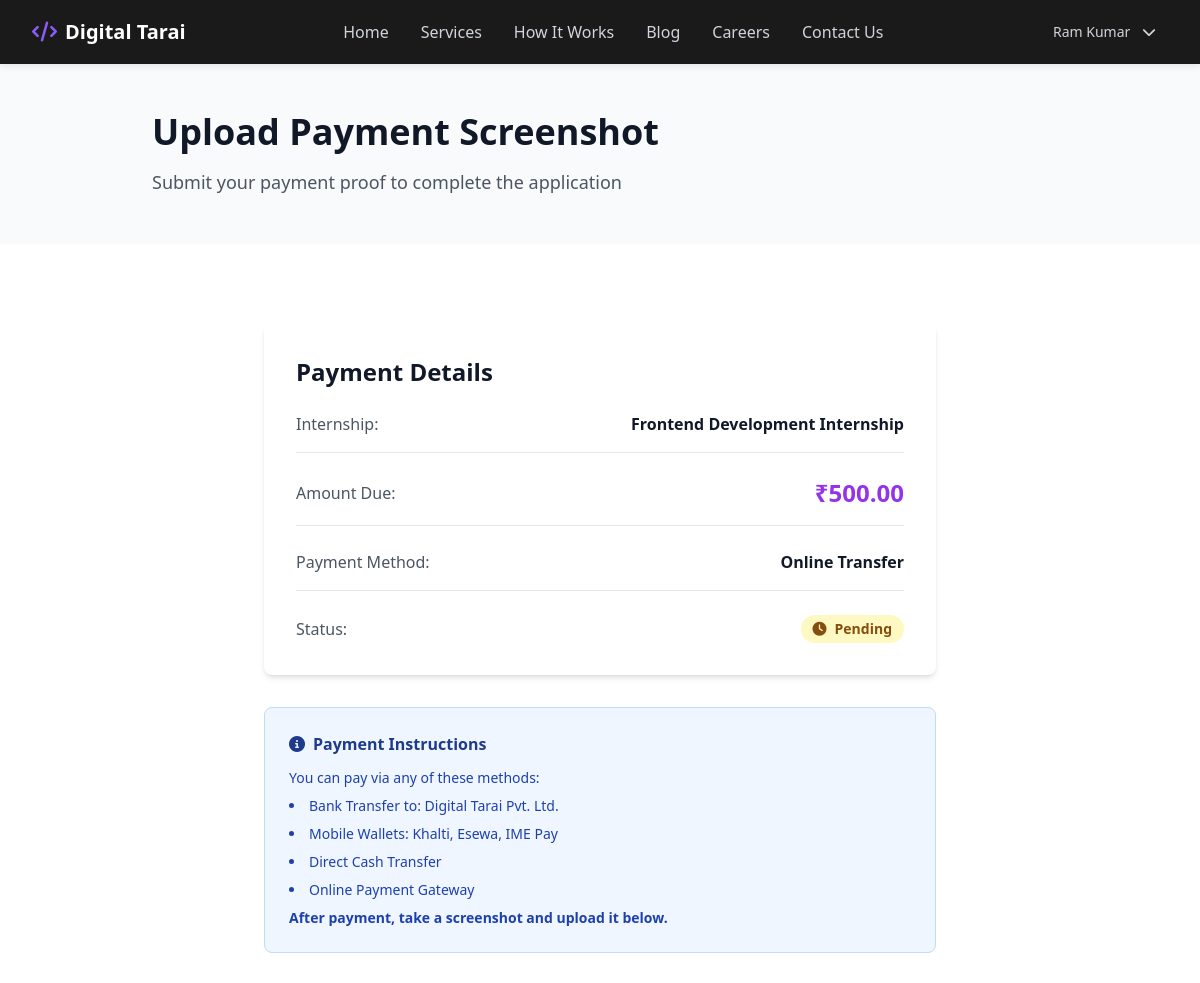
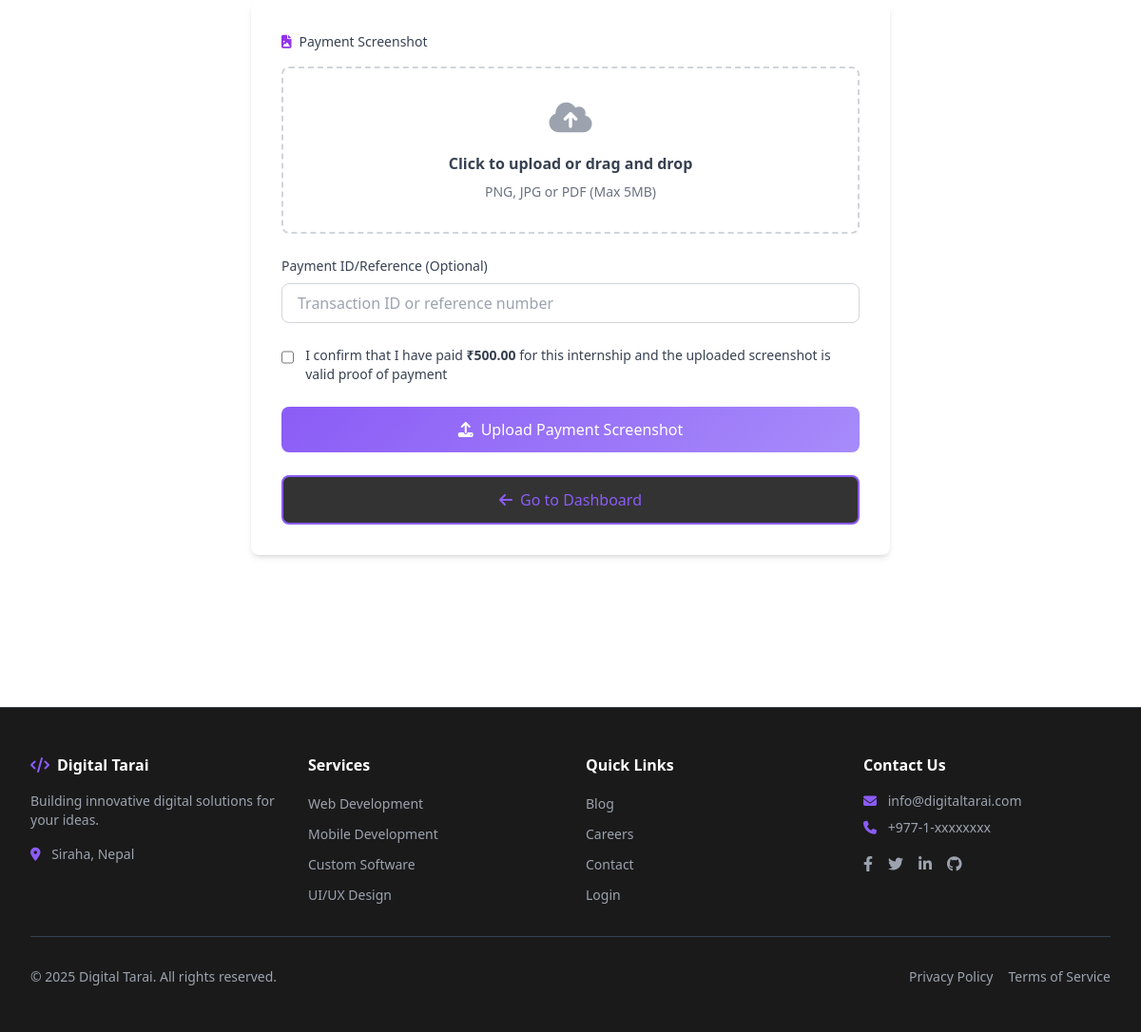
/pages/internship-payment.php?application_id=1 (signed in), run on the app's committed database (2 pictures, top to bottom).
### tables this page shows
CREATE TABLE IF NOT EXISTS applications (
    id INT PRIMARY KEY AUTO_INCREMENT,
    user_id INT NOT NULL,
    internship_id INT NOT NULL,
    status ENUM('pending', 'approved', 'rejected') DEFAULT 'pending',
    application_date TIMESTAMP DEFAULT CURRENT_TIMESTAMP,
    created_at TIMESTAMP DEFAULT CURRENT_TIMESTAMP,
    updated_at TIMESTAMP DEFAULT CURRENT_TIMESTAMP ON UPDATE CURRENT_TIMESTAMP,
    FOREIGN KEY (user_id) REFERENCES users(id) ON DELETE CASCADE,
    FOREIGN KEY (internship_id) REFERENCES internships(id) ON DELETE CASCADE
);

CREATE TABLE IF NOT EXISTS internships (
    id INT PRIMARY KEY AUTO_INCREMENT,
    title VARCHAR(100) NOT NULL,
    slug VARCHAR(100) UNIQUE NOT NULL,
    description TEXT NOT NULL,
    skills TEXT NOT NULL,
    duration VARCHAR(50) NOT NULL,
    fees DECIMAL(10, 2) NOT NULL,
    benefits TEXT,
    created_at TIMESTAMP DEFAULT CURRENT_TIMESTAMP,
    updated_at TIMESTAMP DEFAULT CURRENT_TIMESTAMP ON UPDATE CURRENT_TIMESTAMP
);

CREATE TABLE IF NOT EXISTS payments (
    id INT PRIMARY KEY AUTO_INCREMENT,
    application_id INT NOT NULL,
    amount DECIMAL(10, 2) NOT NULL,
    payment_method VARCHAR(50),
    screenshot VARCHAR(255),
    payment_id VARCHAR(100),
    status ENUM('pending', 'verified', 'rejected') DEFAULT 'pending',
    verified_by INT,
    verified_at DATETIME,
    created_at TIMESTAMP DEFAULT CURRENT_TIMESTAMP,
    updated_at TIMESTAMP DEFAULT CURRENT_TIMESTAMP ON UPDATE CURRENT_TIMESTAMP,
    FOREIGN KEY (application_id) REFERENCES applications(id) ON DELETE CASCADE,
    FOREIGN KEY (verified_by) REFERENCES users(id) ON DELETE SET NULL
);

### app/models/Application.php (called while the page is built, shortened)
<?php
class Application {
    private $conn;
    public function __construct($database) {
        $this->conn = $database;
    }
    public function getWithPayment($applicationId) {
        $query = "SELECT a.*, u.name as user_name, u.email as user_email, i.title as internship_title,
                  p.id as payment_id, p.amount, p.payment_method, p.screenshot, p.status as payment_status
                  FROM applications a
                  JOIN users u ON a.user_id = u.id
                  JOIN internships i ON a.internship_id = i.id
                  LEFT JOIN payments p ON a.id = p.application_id
                  WHERE a.id = $applicationId
                  LIMIT 1";
        $result = $this->conn->query($query);
        if ($result->num_rows === 1) {
            return $result->fetch_assoc();
        }
        return false;
    }
}
?>

### lib/functions.php (called while the page is built, shortened)
<?php
function formatCurrency($amount) {
    return '₹' . number_format($amount, 2);
}
?>

### pages/internship-payment.php (the view, shortened to what this page needs)
<?php
require_once '../config/database.php';
require_once '../lib/functions.php';
require_once '../app/models/Application.php';
$applicationId = isset($_GET['application_id']) ? (int)$_GET['application_id'] : 0;
$applicationModel = new Application($conn);
$application = $applicationModel->getWithPayment($applicationId);
?>
<?php include '../app/views/header.php'; ?>
<div class="bg-gray-50 py-12 px-4 sm:px-6 lg:px-8">
    <div class="max-w-4xl mx-auto">
        <h1 class="text-4xl font-bold text-gray-900 mb-4">Upload Payment Screenshot</h1>
        <p class="text-lg text-gray-600">Submit your payment proof to complete the application</p>
    </div>
</div>
<section class="py-20 px-4 sm:px-6 lg:px-8">
    <div class="max-w-2xl mx-auto">
        <div class="bg-white rounded-lg shadow-md p-8 mb-8">
            <h2 class="text-2xl font-bold text-gray-900 mb-6">Payment Details</h2>
            <div class="space-y-6">
                <div class="flex justify-between items-center pb-4 border-b border-gray-200">
                    <span class="text-gray-600">Internship:</span>
                    <span class="font-semibold text-gray-900"><?php echo htmlspecialchars($application['internship_title']); ?></span>
                </div>
                <div class="flex justify-between items-center pb-4 border-b border-gray-200">
                    <span class="text-gray-600">Amount Due:</span>
                    <span class="font-semibold text-2xl text-purple-600"><?php echo formatCurrency($application['amount']); ?></span>
                </div>
                <div class="flex justify-between items-center pb-4 border-b border-gray-200">
                    <span class="text-gray-600">Payment Method:</span>
                    <span class="font-semibold text-gray-900"><?php echo htmlspecialchars($application['payment_method']); ?></span>
                </div>
                <div class="flex justify-between items-center">
                    <span class="text-gray-600">Status:</span>
                    <span class="inline-block px-3 py-1 bg-yellow-100 text-yellow-800 rounded-full text-sm font-semibold">
                        <i class="fas fa-clock mr-2"></i><?php echo ucfirst($application['payment_status']); ?>
                    </span>
                </div>
            </div>
        </div>
        <div class="bg-blue-50 border border-blue-200 rounded-lg p-6 mb-8">
            <h3 class="font-bold text-blue-900 mb-3">
                <i class="fas fa-info-circle mr-2"></i>Payment Instructions
            </h3>
            <div class="space-y-2 text-blue-800 text-sm">
                <p>You can pay via any of these methods:</p>
                <ul class="list-disc list-inside space-y-2 mt-3">
                    <li>Bank Transfer to: Digital Tarai Pvt. Ltd.</li>
                    <li>Mobile Wallets: Khalti, Esewa, IME Pay</li>
                    <li>Direct Cash Transfer</li>
                    <li>Online Payment Gateway</li>
                </ul>
                <p class="mt-4"><strong>After payment, take a screenshot and upload it below.</strong></p>
            </div>
        </div>
        <div class="bg-white rounded-lg shadow-md p-8">
            <form method="POST" enctype="multipart/form-data" class="space-y-6">
                <div>
                    <label class="block text-sm font-medium text-gray-700 mb-4">
                        <i class="fas fa-file-image text-purple-600 mr-2"></i>Payment Screenshot
                    </label>
                    <div class="border-2 border-dashed border-gray-300 rounded-lg p-8 text-center hover:border-purple-600 transition" id="dropZone">
                        <label for="screenshot" class="cursor-pointer" id="uploadLabel">
                            <i class="fas fa-cloud-upload-alt text-4xl text-gray-400 mb-4 block"></i>
                            <p class="font-semibold text-gray-700">Click to upload or drag and drop</p>
                            <p class="text-gray-500 text-sm mt-2">PNG, JPG or PDF (Max 5MB)</p>
                        </label>
                    </div>
                </div>
                <div>
                    <label class="block text-sm font-medium text-gray-700 mb-2">Payment ID/Reference (Optional)</label>
                    <input
                        type="text"
                        name="payment_id"
                        class="w-full px-4 py-2 border border-gray-300 rounded-lg focus:ring-2 focus:ring-purple-500 focus:border-transparent"
                        placeholder="Transaction ID or reference number"
                    >
                </div>
                <div class="flex items-start">
                    <input
                        type="checkbox"
                        id="confirm"
                        name="confirm"
                        required
                        class="h-4 w-4 text-purple-600 focus:ring-purple-500 border-gray-300 rounded mt-1"
                    >
                    <label for="confirm" class="ml-3 block text-sm text-gray-700">
                        I confirm that I have paid <strong><?php echo formatCurrency($application['amount']); ?></strong> for this internship and the uploaded screenshot is valid proof of payment
                    </label>
                </div>
                <button
                    type="submit"
                    onclick="return validatePaymentForm()"
                    class="w-full btn-primary text-white font-medium py-3 rounded-lg"
                >
                    <i class="fas fa-upload mr-2"></i>Upload Payment Screenshot
                </button>
                <a
                    href="<?php echo SITE_URL; ?>/student/dashboard.php"
                    class="w-full btn-secondary text-center font-medium py-3 rounded-lg block"
                >
                    <i class="fas fa-arrow-left mr-2"></i>Go to Dashboard
                </a>
            </form>
        </div>
    </div>
</section>
<?php include '../app/views/footer.php'; ?>

### app/views/header.php (style rules this page uses)
html { scroll-behavior: smooth; }
body { background-color: #ffffff; }
.btn-primary { background: linear-gradient(135deg, #8b5cf6 0%, #a78bfa 100%); transition: all 0.3s ease; }
.btn-secondary { background-color: #333333; border: 2px solid #8b5cf6; color: #8b5cf6; transition: all 0.3s ease; }

### data on the page
applications: internship.title "Frontend Development Internship", payments.amount "₹500.00", payments.payment_method "Online Transfer", payments.status "Pending"

### other printed values
$_SESSION['user_name'] "Ram Kumar"
COMPANY_EMAIL "info@digitaltarai.com"
COMPANY_PHONE "+977-1-xxxxxxxx"
